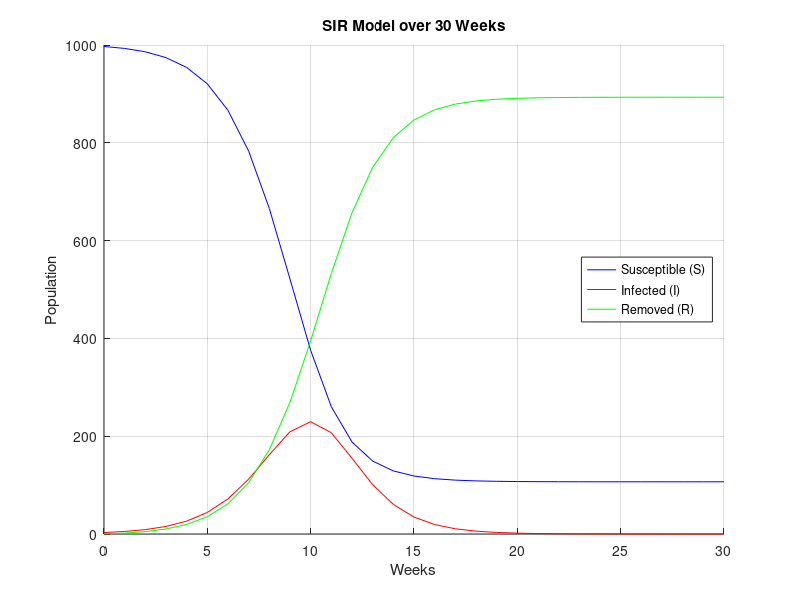
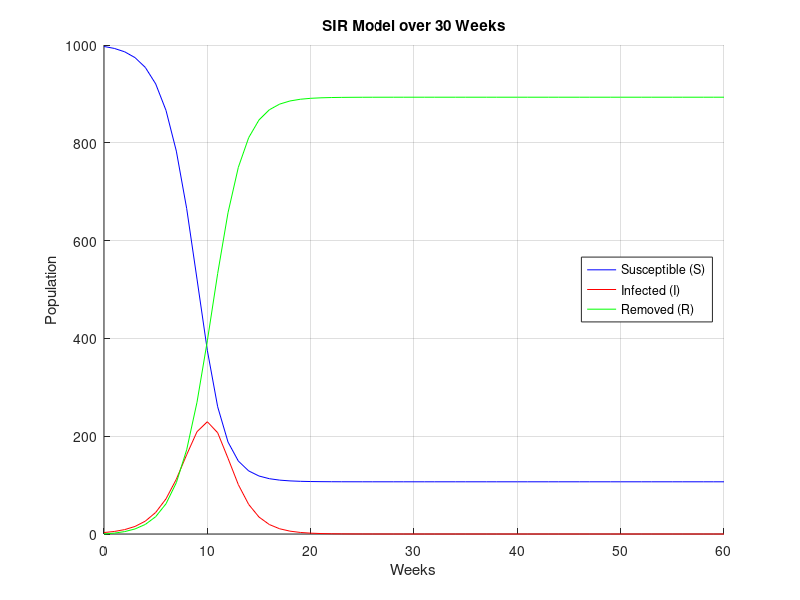
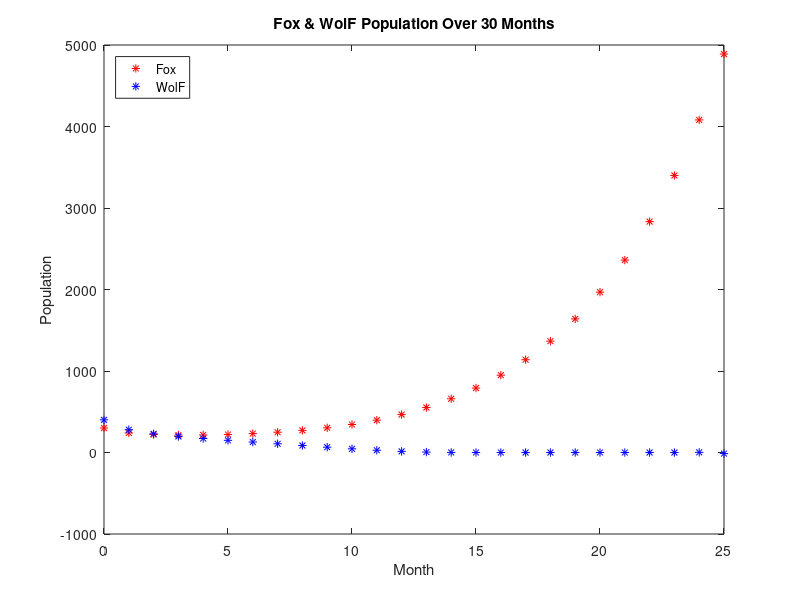
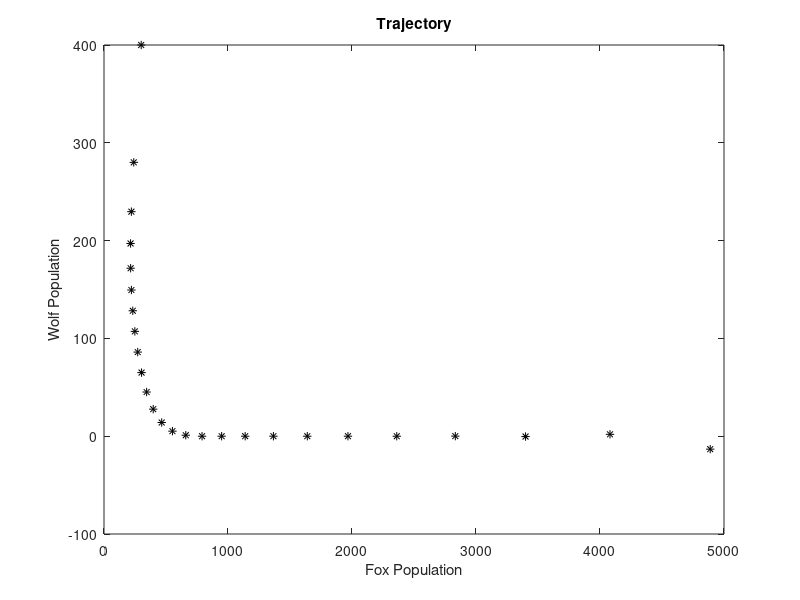

Write the MATLAB code that produced these figures, in order.
# Command to Clear Command History
history -c

# Command to Clear Workspace with all Variables and Loaded Packages
clear all

# Command to Clear Command Window
clc

######################################
### Question 01 - Part a to Part e ###
######################################

# Define Parameters
N = 1000;              % Size of Population
Alpha = (4/(3 * 997)); % Approximately 0.001 (Infection Rate)
Gamma = 0.6;           % Removal Rate

# Variable Declarations
weeks = 30;            % Total Period Of Time
S = zeros(1, weeks+1); % Susceptible Population
I = zeros(1, weeks+1); % Infected Population
R = zeros(1, weeks+1); % Removed Population

# Initial values
S(1) = 997; % Suspectible Count
I(1) = 3;   % Infected Count
R(1) = 0;   % Removed Count

# SIR Model Loop To Calculate Values For 30 Weeks
for n = 1:weeks
    S(n+1) = S(n) - (Alpha * S(n) * I(n));
    I(n+1) = I(n) + (Alpha * S(n) * I(n)) - (Gamma * I(n));
    R(n+1) = R(n) + (Gamma * I(n));
end
S;
I;
R;

# Plotting the Results
n = 0:weeks; % Weeks Array For Plot X Axis
figure(1);
hold on;
plot(n, S, '-b');
plot(n, I, '-r');
plot(n, R, '-g');
title('SIR Model over 30 Weeks');
xlabel('Weeks');
ylabel('Population');
legend('Susceptible (S)', 'Infected (I)', 'Removed (R)', 'Location', 'east');
grid on;
hold off;

# Find Some Values From The Graph
I(11) % Max Infected Population
S(31) % Count Of Students Which are not infected the Virus After 30 Weeks

############################
### Question 01 - Part f ###
############################

# Define Parameters
N = 1000;              % Size of Population
Alpha = (4/(3 * 997)); % Approximately 0.001 (Infection Rate)
Gamma = 0.6;           % Removal Rate

# Variable Declarations
weeks = 60;            % Total Period Of Time
S = zeros(1, weeks+1); % Susceptible Population
I = zeros(1, weeks+1); % Infected Population
R = zeros(1, weeks+1); % Removed Population

# Initial values
S(1) = 997; % Suspectible Count
I(1) = 3;   % Infected Count
R(1) = 0;   % Removed Count

# SIR Model Loop To Calculate Values For 30 Weeks
for n = 1:weeks
    S(n+1) = S(n) - (Alpha * S(n) * I(n));
    I(n+1) = I(n) + (Alpha * S(n) * I(n)) - (Gamma * I(n));
    R(n+1) = R(n) + (Gamma * I(n));
end
S;
I;
R;

# Plotting the Results
n = 0:weeks; % Weeks Array For Plot X Axis
figure(2);
hold on;
plot(n, S, '-b');
plot(n, I, '-r');
plot(n, R, '-g');
title('SIR Model over 30 Weeks');
xlabel('Weeks');
ylabel('Population');
legend('Susceptible (S)', 'Infected (I)', 'Removed (R)', 'Location', 'east');
grid on;
hold off;

# Find Some Values From The Graph
S(61) % Suspected Population After Sixty Weeks
I(61) % Infected Population After Sixty Weeks
R(61) % Removed Population After Sixty Weeks

############################
### Question 02 - Part C ###
############################

# Define Parameters
N = 25; % Number of Months Consider For The Model

# Variable Declarations
F = zeros(1, (N+1));
W = zeros(1, (N+1));

# Initial Values
F(1) = 300;
W(1) = 400;

# Loop To Find Population For Each Month
for i=1:N
  F(i+1) = 1.2*F(i) - 0.001*W(i)*F(i);
  W(i+1) = 1.3*W(i) - 0.002*W(i)*F(i);
end
F;
W;

# Array To Plot X axis
n = [0:N];

figure(3);
plot(n, F, '*r', n, W, '*b');
title('Fox & WolF Population Over 30 Months');
xlabel('Month');
ylabel('Population');
legend('Fox', 'WolF', 'Location', 'northwest');

figure(4);
plot(F,W,'*k');
xlabel('Fox Population');
ylabel('Wolf Population');
title('Trajectory');
